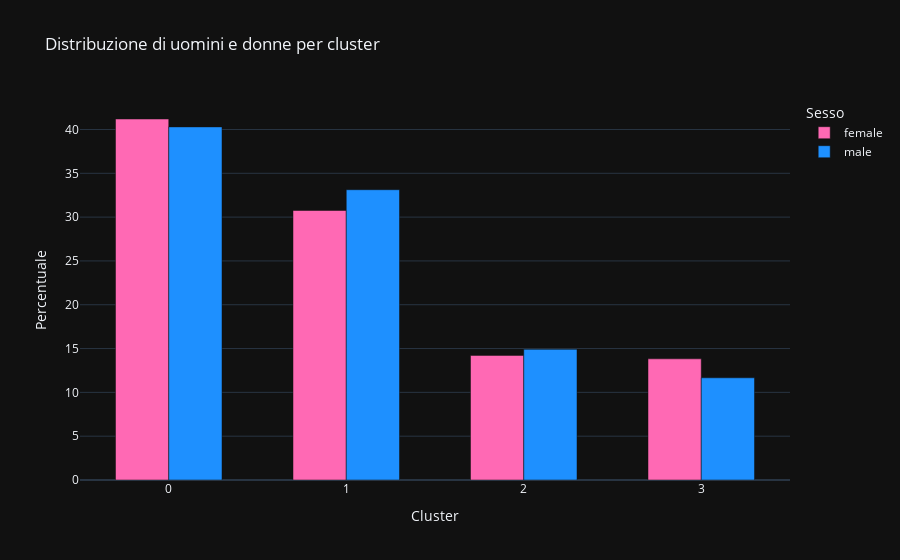

Source (notebook cell):
### Markdown cell above
This code analyzes the distribution of men and women within the different clusters and displays it in an interactive bar graph with Plotly.

### Code cell
# Melt the crosstab DataFrame for easier plotting
melted_gender_data = sex_crosstab.reset_index().melt(id_vars='sesso', var_name='cluster', value_name='percentage')

# Create a bar chart using Plotly
fig = px.bar(
    melted_gender_data,
    x='cluster',
    y='percentage',
    color='sesso',
    title='Distribuzione di uomini e donne per cluster',
    labels={'cluster': 'Cluster', 'percentage': 'Percentuale (%)', 'sesso': 'Sesso'},
    barmode='group',
    color_discrete_map={'female': '#FF69B4', 'male': '#1E90FF'}
    
)

# Customize the chart
fig.update_layout(
    xaxis_title='Cluster',
    yaxis_title='Percentuale',
    legend_title='Sesso',
    bargap=0.4
)

# Show the chart
fig.show()

### Figure 1 — Plotly figure (JSON) as saved in the notebook; plotly's stock layout.template omitted (floating-point values rounded to 4 significant figures)
{"data": [{"alignmentgroup": "True", "hovertemplate": "Sesso=female<br>Cluster=%{x}<br>Percentuale (%)=%{y}<extra></extra>", "legendgroup": "female", "marker": {"color": "#FF69B4", "pattern": {"shape": ""}}, "name": "female", "offsetgroup": "female", "orientation": "v", "showlegend": true, "textposition": "auto", "x": [0, 1, 2, 3], "xaxis": "x", "y": [41.2, 30.76, 14.22, 13.83], "yaxis": "y", "type": "bar"}, {"alignmentgroup": "True", "hovertemplate": "Sesso=male<br>Cluster=%{x}<br>Percentuale (%)=%{y}<extra></extra>", "legendgroup": "male", "marker": {"color": "#1E90FF", "pattern": {"shape": ""}}, "name": "male", "offsetgroup": "male", "orientation": "v", "showlegend": true, "textposition": "auto", "x": [0, 1, 2, 3], "xaxis": "x", "y": [40.3, 33.13, 14.91, 11.66], "yaxis": "y", "type": "bar"}], "layout": {"xaxis": {"anchor": "y", "domain": [0.0, 1.0], "title": {"text": "Cluster"}}, "yaxis": {"anchor": "x", "domain": [0.0, 1.0], "title": {"text": "Percentuale"}}, "legend": {"title": {"text": "Sesso"}, "tracegroupgap": 0}, "title": {"text": "Distribuzione di uomini e donne per cluster"}, "barmode": "group", "bargap": 0.4}}
